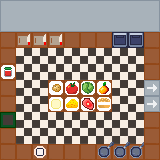

Below is a game level as drawn by its tile map, then a one-line description and the .tmx file that defines it, in full:
An orthogonal 10x10 tile map with 16x16 px tiles, 1 tile layer (Tile Layer 1).

<map version="1.9" tiledversion="1.9.2" orientation="orthogonal" renderorder="right-down" width="10" height="10" tilewidth="16" tileheight="16" infinite="0" nextlayerid="3" nextobjectid="4">
 <tileset firstgid="1" source="KitchenTileSet.tsx" />
 <layer id="1" name="Tile Layer 1" width="10" height="10">
  <data encoding="csv">
19,18,18,18,18,18,18,18,18,20,
16,21,21,21,21,21,21,21,21,17,
1,2,2,2,1,1,1,25,25,1,
1,10,10,10,10,10,10,10,10,1,
26,10,10,10,10,10,10,10,10,1,
1,10,10,22,4,6,5,10,10,15,
1,10,10,24,23,7,8,10,10,15,
14,10,10,10,10,10,10,10,10,1,
1,10,10,10,10,10,11,12,12,1,
1,1,13,1,1,1,3,9,9,1
</data>
 </layer>
</map>
